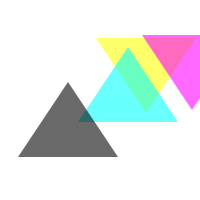
Frame 1 (no input)
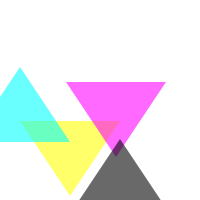
Frame 60 (the mouse pressed at the canvas centre just before this capture)
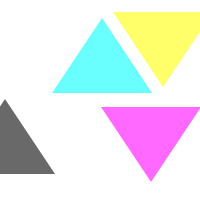
Frame 120 (the mouse held since frame 60 and released just before this capture)

The Processing sketch that drew these frames (run headless with seeded random() and noise(); from frame 60 on, the mouse is pressed at the canvas centre):

// Processing sketch: processing_134138
// ── processing_134138.pde


color c;
int x; 
int y;
float random;

void setup() { 
 size(200,200);
 background(255);
 x= width/4;
 y = height/4;
 frameRate(8);
  
}

void draw() {
  fill(255);
  noStroke();
  rect(0,0, width, height);
  triangle1((int)random(0, width-50), 
  (int)random(0, height - 50));
  triangle2((int)random(0, width-50), 
  (int)random(0, height - 50));
  triangle3((int)random(0, width-50), 
  (int)random(0, height - 50));
  triangle4((int)random(0, width-50), 
  (int)random(0, height - 50));
}

void triangle1(int x, int y) {
 c = color(255,255,0,150);
 noStroke();
 fill(c);
 triangle(x, y, x + 50, y + 75, x + 100, y);
}

void triangle2(int x, int y) {
 c = color(255,0,255,150);
 noStroke();
 fill(c);
 triangle(x, y, x + 50, y + 75, x + 100, y);
}

void triangle3(int x, int y) {
 c = color(0,255,255,150);
 noStroke();
 fill(c);
 triangle( x - 50, y + 75, x, y, x + 50, y + 75);
}

void triangle4(int x, int y) {
 c = color(0,0,0,150);
 noStroke();
 fill(c);
 triangle( x - 50, y + 75, x, y, x + 50, y + 75);
}
